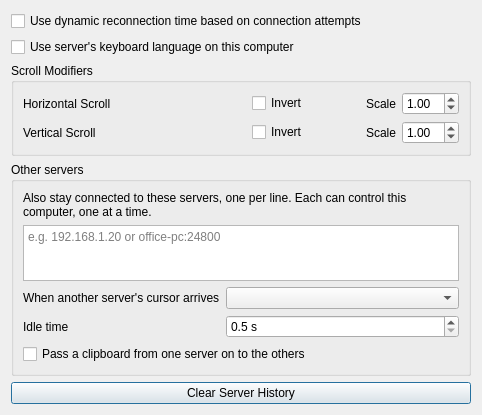
<?xml version="1.0" encoding="UTF-8"?>
<ui version="4.0">
 <class>ClientConfigDialog</class>
 <widget class="QDialog" name="ClientConfigDialog">
  <property name="geometry">
   <rect>
    <x>0</x>
    <y>0</y>
    <width>482</width>
    <height>197</height>
   </rect>
  </property>
  <property name="sizePolicy">
   <sizepolicy hsizetype="Maximum" vsizetype="Maximum">
    <horstretch>0</horstretch>
    <verstretch>0</verstretch>
   </sizepolicy>
  </property>
  <property name="windowTitle">
   <string>Client Configuration</string>
  </property>
  <layout class="QVBoxLayout" name="verticalLayout">
   <item>
    <widget class="QCheckBox" name="cbDynamicConnectTime">
     <property name="toolTip">
      <string>&lt;html&gt;&lt;head/&gt;&lt;body&gt;&lt;p&gt;Allow the client to slow the rate it attempts to reconnect to the server when connections attempts are failing. The delay between connection attempts will  start at 1 second intervals and can be a maxium of 5 minutes between connection attempts.&lt;/p&gt;&lt;/body&gt;&lt;/html&gt;</string>
     </property>
     <property name="text">
      <string>Use dynamic reconnection time based on connection attempts</string>
     </property>
    </widget>
   </item>
   <item>
    <widget class="QCheckBox" name="cbLanguageSync">
     <property name="text">
      <string>Use server's keyboard language on this computer</string>
     </property>
    </widget>
   </item>
   <item>
    <widget class="QGroupBox" name="groupBox">
     <property name="title">
      <string>Scroll Modifiers</string>
     </property>
     <layout class="QGridLayout" name="gridLayout">
      <item row="5" column="2">
       <widget class="QCheckBox" name="cbYScrollInvert">
        <property name="text">
         <string>Invert</string>
        </property>
       </widget>
      </item>
      <item row="1" column="2">
       <widget class="QCheckBox" name="cbXScrollInvert">
        <property name="text">
         <string>Invert</string>
        </property>
       </widget>
      </item>
      <item row="5" column="4">
       <layout class="QHBoxLayout" name="horizontalLayout_2">
        <item>
         <widget class="QLabel" name="lblScrollSpeed">
          <property name="sizePolicy">
           <sizepolicy hsizetype="Maximum" vsizetype="Preferred">
            <horstretch>0</horstretch>
            <verstretch>0</verstretch>
           </sizepolicy>
          </property>
          <property name="text">
           <string>Scale</string>
          </property>
         </widget>
        </item>
        <item>
         <widget class="QDoubleSpinBox" name="sbYScrollScale">
          <property name="sizePolicy">
           <sizepolicy hsizetype="Maximum" vsizetype="Fixed">
            <horstretch>0</horstretch>
            <verstretch>0</verstretch>
           </sizepolicy>
          </property>
          <property name="accelerated">
           <bool>true</bool>
          </property>
          <property name="correctionMode">
           <enum>QAbstractSpinBox::CorrectionMode::CorrectToNearestValue</enum>
          </property>
          <property name="minimum">
           <double>0.100000000000000</double>
          </property>
          <property name="maximum">
           <double>10.000000000000000</double>
          </property>
          <property name="singleStep">
           <double>0.100000000000000</double>
          </property>
          <property name="value">
           <double>1.000000000000000</double>
          </property>
         </widget>
        </item>
       </layout>
      </item>
      <item row="1" column="4">
       <layout class="QHBoxLayout" name="horizontalLayout_3">
        <item>
         <widget class="QLabel" name="lblXScrollSpeed">
          <property name="sizePolicy">
           <sizepolicy hsizetype="Maximum" vsizetype="Preferred">
            <horstretch>0</horstretch>
            <verstretch>0</verstretch>
           </sizepolicy>
          </property>
          <property name="text">
           <string>Scale</string>
          </property>
         </widget>
        </item>
        <item>
         <widget class="QDoubleSpinBox" name="sbXScrollScale">
          <property name="sizePolicy">
           <sizepolicy hsizetype="Maximum" vsizetype="Fixed">
            <horstretch>0</horstretch>
            <verstretch>0</verstretch>
           </sizepolicy>
          </property>
          <property name="accelerated">
           <bool>true</bool>
          </property>
          <property name="correctionMode">
           <enum>QAbstractSpinBox::CorrectionMode::CorrectToNearestValue</enum>
          </property>
          <property name="minimum">
           <double>0.100000000000000</double>
          </property>
          <property name="maximum">
           <double>10.000000000000000</double>
          </property>
          <property name="singleStep">
           <double>0.100000000000000</double>
          </property>
          <property name="value">
           <double>1.000000000000000</double>
          </property>
         </widget>
        </item>
       </layout>
      </item>
      <item row="1" column="0" colspan="2">
       <widget class="QLabel" name="lblHScroll">
        <property name="text">
         <string>Horizontal Scroll</string>
        </property>
       </widget>
      </item>
      <item row="5" column="0" colspan="2">
       <widget class="QLabel" name="lblVScroll">
        <property name="text">
         <string>Vertical Scroll</string>
        </property>
       </widget>
      </item>
     </layout>
    </widget>
   </item>
   <item>
    <widget class="QGroupBox" name="groupServers">
     <property name="title">
      <string>Other servers</string>
     </property>
     <layout class="QVBoxLayout" name="layoutServers">
      <item>
       <widget class="QLabel" name="lblExtraServers">
        <property name="text">
         <string>Also stay connected to these servers, one per line. Each can control this computer, one at a time.</string>
        </property>
        <property name="wordWrap">
         <bool>true</bool>
        </property>
       </widget>
      </item>
      <item>
       <widget class="QPlainTextEdit" name="teExtraServers">
        <property name="maximumSize">
         <size>
          <width>16777215</width>
          <height>80</height>
         </size>
        </property>
        <property name="placeholderText">
         <string>e.g. 192.168.1.20 or office-pc:24800</string>
        </property>
        <property name="tabChangesFocus">
         <bool>true</bool>
        </property>
       </widget>
      </item>
      <item>
       <layout class="QFormLayout" name="layoutTakeover">
        <item row="0" column="0">
         <widget class="QLabel" name="lblTakeover">
          <property name="text">
           <string>When another server's cursor arrives</string>
          </property>
          <property name="buddy">
           <cstring>cbTakeover</cstring>
          </property>
         </widget>
        </item>
        <item row="0" column="1">
         <widget class="QComboBox" name="cbTakeover"/>
        </item>
        <item row="1" column="0">
         <widget class="QLabel" name="lblTakeoverDelay">
          <property name="text">
           <string>Idle time</string>
          </property>
          <property name="buddy">
           <cstring>sbTakeoverDelay</cstring>
          </property>
         </widget>
        </item>
        <item row="1" column="1">
         <widget class="QDoubleSpinBox" name="sbTakeoverDelay">
          <property name="suffix">
           <string> s</string>
          </property>
          <property name="decimals">
           <number>1</number>
          </property>
          <property name="minimum">
           <double>0.500000000000000</double>
          </property>
          <property name="maximum">
           <double>60.000000000000000</double>
          </property>
          <property name="singleStep">
           <double>0.500000000000000</double>
          </property>
         </widget>
        </item>
       </layout>
      </item>
      <item>
       <widget class="QCheckBox" name="cbShareClipboard">
        <property name="toolTip">
         <string>Copying on one server makes it pasteable on the others too. Leave this off if the servers belong to different people.</string>
        </property>
        <property name="text">
         <string>Pass a clipboard from one server on to the others</string>
        </property>
       </widget>
      </item>
     </layout>
    </widget>
   </item>
   <item>
    <widget class="QPushButton" name="btnClearServerHistory">
     <property name="text">
      <string>Clear Server History</string>
     </property>
    </widget>
   </item>
  </layout>
 </widget>
 <resources/>
 <connections/>
</ui>
